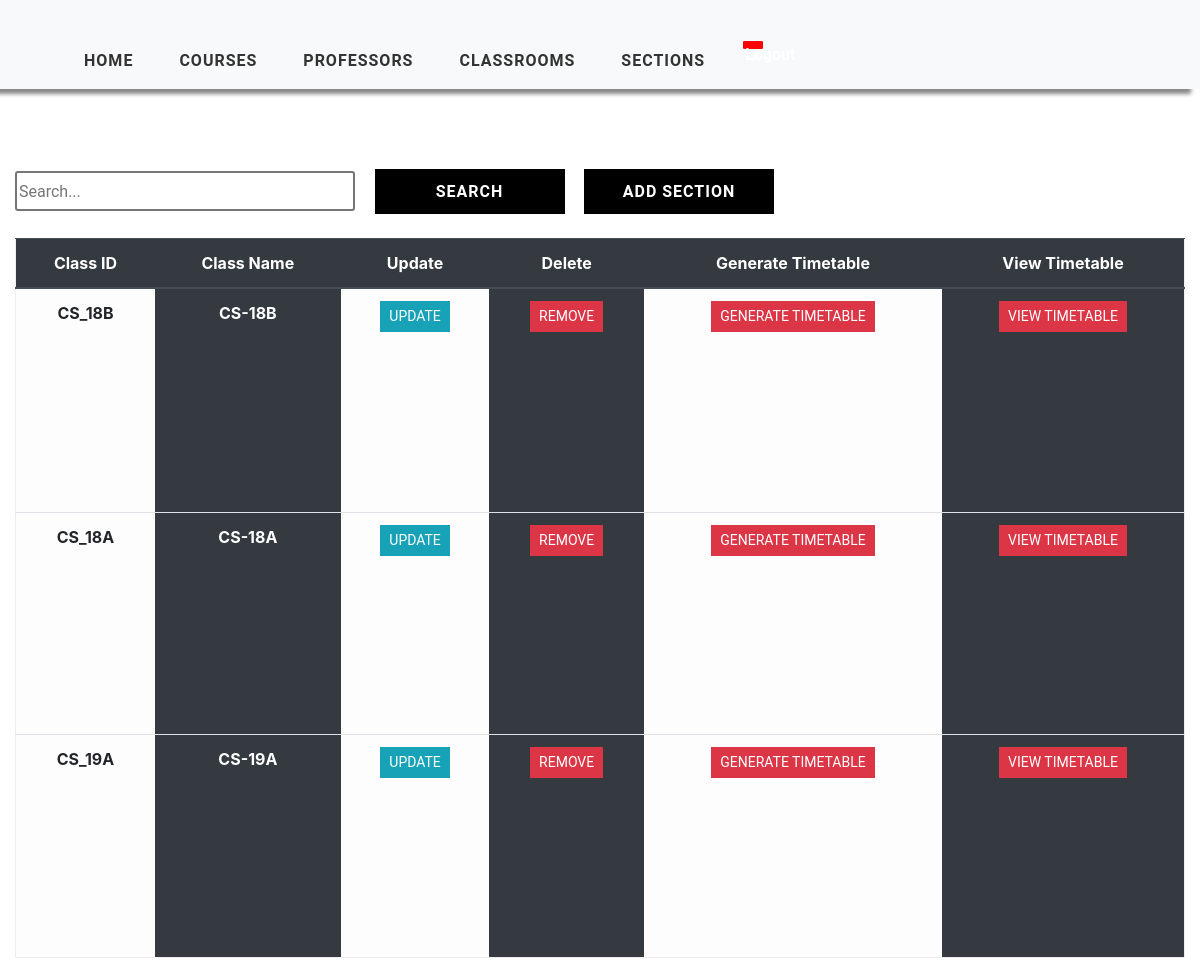
The app's page /class-view/ (signed in) with its own data.
### timetableapp/models.py (models this page shows, shortened)
class Class(models.Model):
    WEEK_DAY = (
    ('Monday', 'Monday'),
    ('Tuesday', 'Tuesday'),
    ('Wednesday', 'Wednesday'),
    ('Thursday', 'Thursday'),
    ('Friday', 'Friday'),
    ('Saturday', 'Saturday'),
    ('Sunday', 'Sunday')
    )
    class_id = models.CharField(max_length=2000, primary_key=True)
    class_name = models.CharField(max_length=2000, null=True)
    week_day = MultiSelectField(max_length=2000, choices=WEEK_DAY, max_choices=7)
    start_time = models.PositiveIntegerField(null=True)
    end_time = models.PositiveIntegerField(null=True)

### timetableapp/views.py (the view)
# urls.py: path('class-view/', views.ClassTable, name='class_view'),
@login_required(login_url='login')
def ClassTable(request):
    sections = Class.objects.all()
    context = {'sections': sections}
    return render(request, 'timetableapp/ClassTable.html', context)

### timetableapp/templates/timetableapp/ClassTable.html (shortened to what this page needs)
{% extends 'timetableapp/main.html' %}
{% load static %}
{% block content %}
    <div class="container-fluid">
    <div class="search">
        <input type="text" class="searchbox" placeholder="Search...">
        <input type="submit" value="Search" class="searchButton">
        <a href="{% url 'add-class' %}"><button class="searchButton">Add Section </button></a>
    </div>
	<div class="table-responsive-lg">
        <table class="table ">
            <thead class="thead-dark">
			<tr>
                <div class="header__item filter__link" >
                   <th scope="col" class="text-center">Class ID</th>
                </div>
                <div class="header__item filter__link">
                  <th class="text-center" scope="col">Class Name</th>
                </div>
                <div class="header__item filter__link">
                    <th class="text-center" scope="col"> Update</th>
                </div>
                <div class="header__item filter__link">
                     <th class="text-center" scope="col">Delete</th>
                </div>
                <div class="header__item filter__link">
                    <th class="text-center" scope="col">Generate Timetable</th>
                </div>
                <div class="header__item filter__link">
                    <th class="text-center" scope="col">View Timetable</th>
                </div>
			</tr>
            </thead>
                {% for section in sections %}
				    <tr>
                        <th scope="row" class="table-light text-center">{{ section.class_id }}</th>
						<th scope="row" class="table-dark text-center"  >{{ section.class_name }}</th>
                        <th scope="row" class="table-light text-center"> <a href="{% url 'update-classview' section.class_id %}" class="btn btn-sm btn-info">Update</a></th>
                        <th scope="row" class="table-dark text-center"> <a href="{% url 'delete-class' section.class_id %}" class="btn btn-sm btn-danger" >Remove</a></th>
                        <th scope="row" class="table-light text-center"> <a href="{% url 'generate-timetable' section.class_id %}" class="btn btn-sm btn-danger" >Generate Timetable</a></th>
                        <th scope="row" class="table-dark text-center"> <a href="{% url 'timetable' section.class_id %}" class="btn btn-sm btn-danger" >View Timetable</a></th>
					</tr>
                {% endfor %}
        </table>
</div>
    </div>
{% endblock %}

### static/css/style.css (style rules this page uses)
a { cursor: pointer; }

### static/css/tables.css (style rules this page uses)
*, *:before, *:after { box-sizing: border-box; }
body { font-family: "Roboto", sans-serif; margin: 0; }
.table { border: 1px solid #eeeeee; overflow-y: auto; overflow-x: auto; overflow-style: marquee-line; height: 720px; }
.table-data, .header__item { flex: 1 1 20%; text-align: center; font-family: Roboto, sans-serif; font-weight: bold; }
.header__item { text-transform: uppercase; }
.filter__link { color: white; text-decoration: none; position: relative; display: inline-block; padding-left: 24px; padding-right: 24px; }
.filter__link::after { content: ""; position: absolute; right: -18px; color: white; font-size: 12px; top: 50%; transform: translateY(-50%); }
.btn { border-radius: 0 !important; font-family: Roboto, sans-serif !important; text-transform: uppercase; }
.search { display: inline-block; }
.searchbox { width: 340px; height: 40px; border-style: solid; border-radius: 3px; font-family: Roboto, sans-serif; text-align: justify; }
.searchButton { width: 190px; height: 45px ; font-family: Roboto, sans-serif; text-transform: uppercase; letter-spacing: 1px; font-weight: bolder; color: white ; background: black; margin-left: 15px; margin-top: 40px; border-color: black ; border-radius: 0 ; border-style: solid; border-width: 3px ; }

### records on screen
Class: class_id "CS_18B", class_name "CS-18B"
Class: class_id "CS_18A", class_name "CS-18A"
Class: class_id "CS_19A", class_name "CS-19A"
